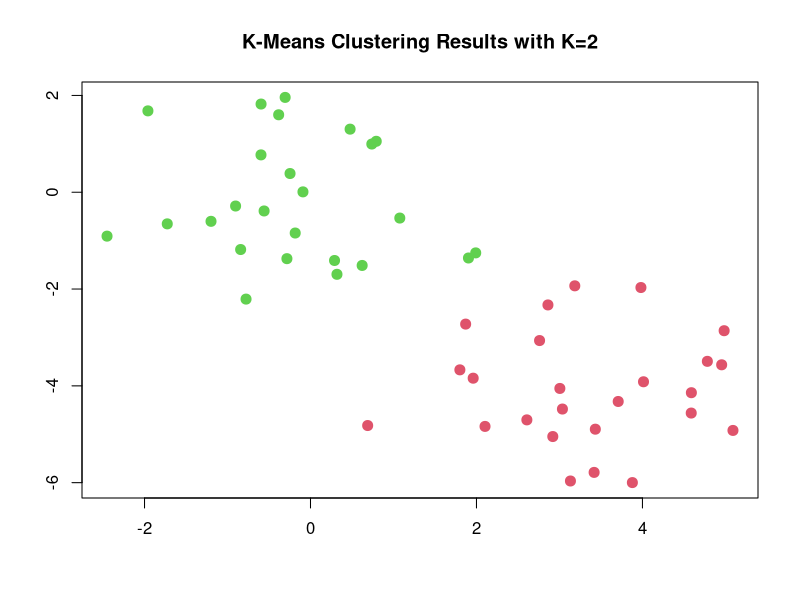
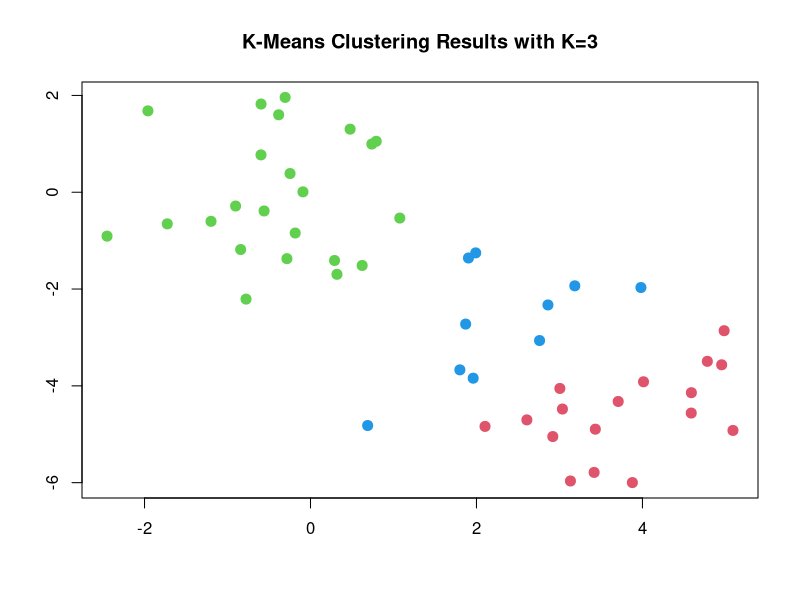
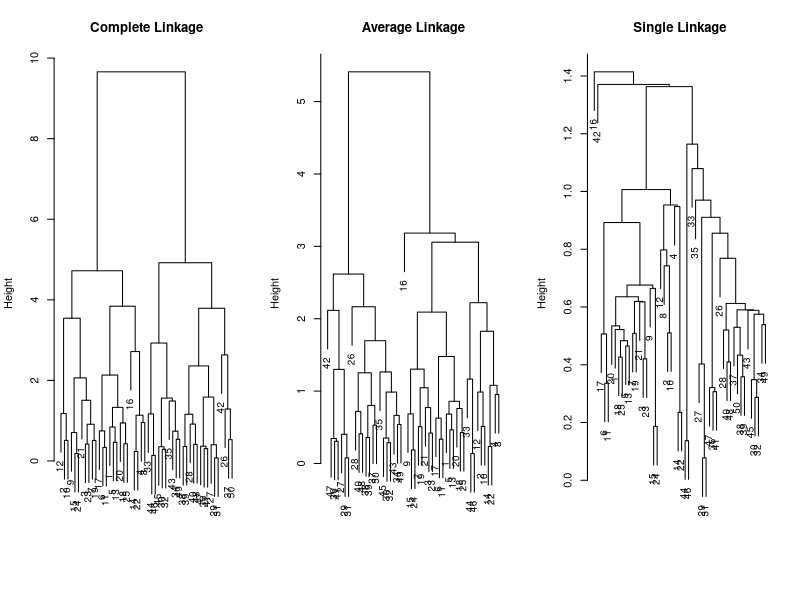
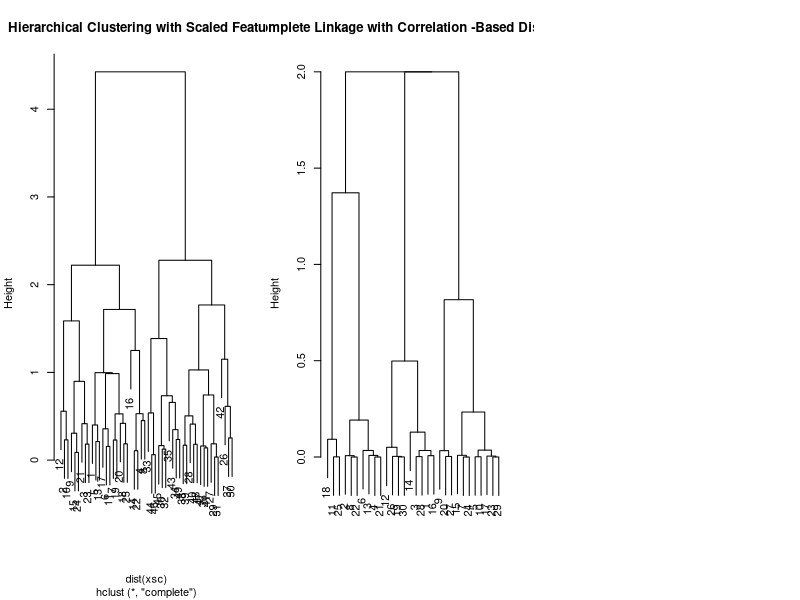

Recreate these plots in R, in order.
## ---- chunk 1
set.seed(2)
x=matrix(rnorm(50*2),ncol=2)
x[1:25,1]=x[1:25,1]+3
x[1:25,2]=x[1:25,2]-4
## ---- chunk 2
km.out=kmeans(x,2,nstart=20)
## ---- chunk 3
km.out$cluster
## ---- chunk 4
plot(x,col=(km.out$cluster+1),main="K-Means Clustering Results with K=2",xlab="",ylab="",pch=20,cex=2)
## ---- chunk 5
set.seed(4)
km.out=kmeans(x,3,nstart=20)
km.out
## ---- chunk 6
plot(x,col=(km.out$cluster+1),main="K-Means Clustering Results with K=3",xlab ="",ylab="",pch=20,cex=2)
## ---- chunk 7
set.seed(3)
km.out=kmeans(x,3,nstart=1)
km.out$tot.withinss
## ---- chunk 8
km.out=kmeans(x,3,nstart=20)
km.out$tot.withinss
## ---- chunk 9
hc.complete=hclust(dist(x),method="complete")
## ---- chunk 10
hc.average=hclust(dist(x),method="average")
hc.single=hclust(dist(x),method="single")
## ---- chunk 11
par(mfrow =c(1,3))
plot(hc.complete,main="Complete Linkage",xlab="",sub ="",cex=.9)
plot(hc.average,main="Average Linkage",xlab="",sub ="",cex=.9)
plot(hc.single,main="Single Linkage",xlab="",sub ="",cex=.9)
## ---- chunk 12
cutree(hc.complete,2)
## ---- chunk 13
cutree(hc.average,2)
## ---- chunk 14
cutree(hc.single,2)
## ---- chunk 15
cutree(hc.single,4)
## ---- chunk 16
xsc=scale(x)
plot(hclust(dist(xsc),method="complete"),main="Hierarchical Clustering with Scaled Features")
## ---- chunk 17
x=matrix(rnorm(30*3),ncol=3)
dd=as.dist(1-cor(t(x)))
plot(hclust(dd,method="complete"),main="Complete Linkage with Correlation -Based Distance ",xlab="",sub="")
